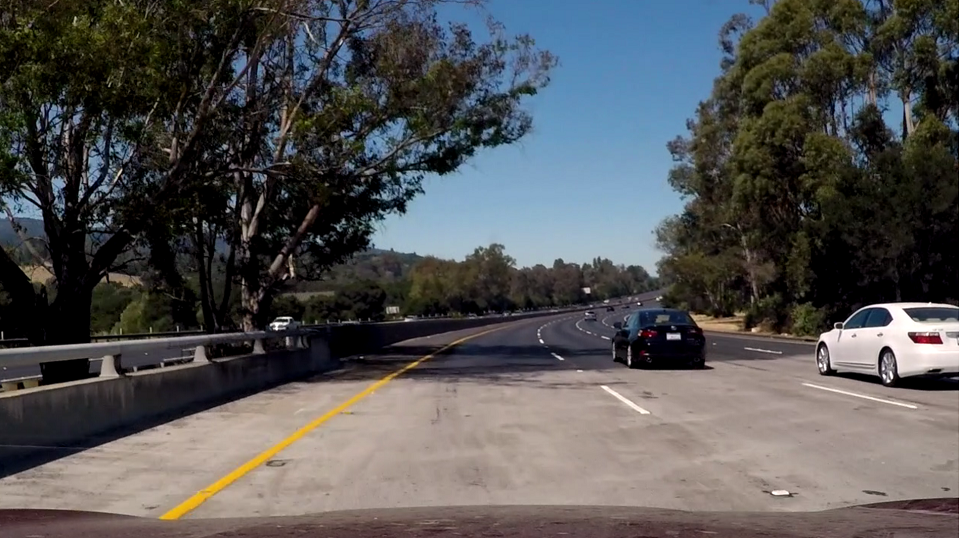
#> input picture TestingFiles/LaneTestImages/7.jpg, 960 x 538 px
$ jupyter execute LaneDetection.ipynb
#> lines starting #> are read from the running program, lines starting #| are printed output that depends on the picture; after the words box and inside, x2 and y2 are one past the last pixel; in counts of white or black regions, pixels touching at a corner belong together
[cell 1]
# Importing Python libraries
import  numpy as np
import cv2
import  matplotlib.pyplot as plt
import pandas as pd
from moviepy.editor import VideoFileClip

in this file we will understand entire process how our detector is working going in order as described by reference given

[cell 2]
# reading a sample image
img = plt.imread("../TestingFiles/LaneTestImages/7.jpg")
#> img is the input picture: shape (538, 960, 3); mean R, G, B 83.7, 83.5, 84.1
plt.imshow(img)
plt.xticks([])
plt.yticks([])
plt.show()

# RGB color selection
here we will convert image from RGB format to HLS(Hue Saturation Lightness) ,LAB,HSV,format, and lets view its different layers

[cell 3]
hsl_image = img

plt.subplot(2,2,1)
plt.imshow(hsl_image)
plt.xticks([])
plt.yticks([])
channels = ['R', 'G', 'B']
plt.title("RGB converted image")
for i in range(len(channels)):
    plt.subplot(2,2,i+2)
    plt.imshow(hsl_image[:,:,i])
    plt.xticks([])
    plt.yticks([])
    plt.title(f"{channels[i]} channel")
plt.show()

[cell 4]
hsl_image = cv2.cvtColor(img, cv2.COLOR_RGB2LAB)
#> hsl_image: shape (538, 960, 3); mean of channels 0, 1, 2 88, 129.1, 128

plt.subplot(2,2,1)
plt.imshow(hsl_image)
plt.xticks([])
plt.yticks([])
channels = ['L', 'A', 'B']
plt.title("LAB converted image")
for i in range(len(channels)):
    plt.subplot(2,2,i+2)
    plt.imshow(hsl_image[:,:,i])
    plt.xticks([])
    plt.yticks([])
    plt.title(f"{channels[i]} channel")
plt.show()
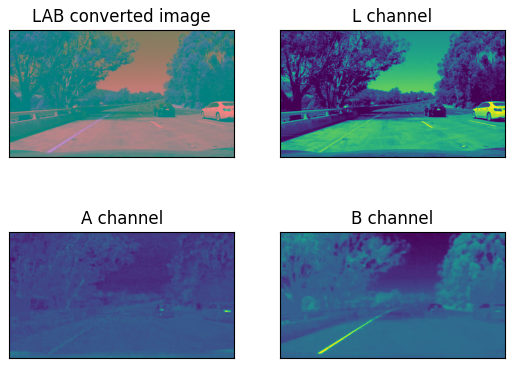
#> figure drawn by matplotlib, 4 panels

[cell 5]
hsl_image = cv2.cvtColor(img, cv2.COLOR_RGB2HSV)
#> hsl_image: shape (538, 960, 3); mean H, S, V 54.6, 78.7, 96.1

plt.subplot(2,2,1)
plt.imshow(hsl_image)
plt.xticks([])
plt.yticks([])
channels = ['H', 'S', 'V']
plt.title("HSV converted image")
for i in range(len(channels)):
    plt.subplot(2,2,i+2)
    plt.imshow(hsl_image[:,:,i])
    plt.xticks([])
    plt.yticks([])
    plt.title(f"{channels[i]} channel")
plt.show()
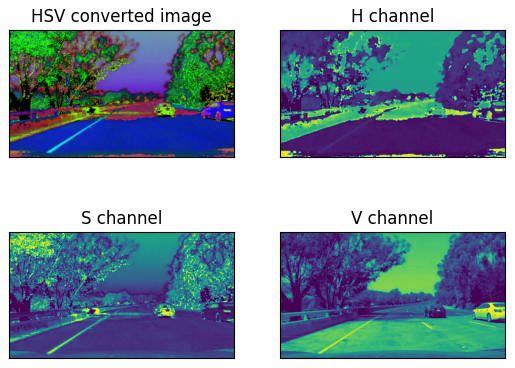
#> figure drawn by matplotlib, 4 panels

[cell 6]
hsl_image = cv2.cvtColor(img, cv2.COLOR_RGB2HLS)
#> hsl_image: shape (538, 960, 3); mean of channels 0, 1, 2 54.5, 84, 62.4

plt.subplot(2,2,1)
plt.imshow(hsl_image)
plt.xticks([])
plt.yticks([])
channels = ['H', 'L', 'S']
plt.title("HLS converted image")
for i in range(len(channels)):
    plt.subplot(2,2,i+2)
    plt.imshow(hsl_image[:,:,i])
    plt.xticks([])
    plt.yticks([])
    plt.title(f"{channels[i]} channel")
plt.show()
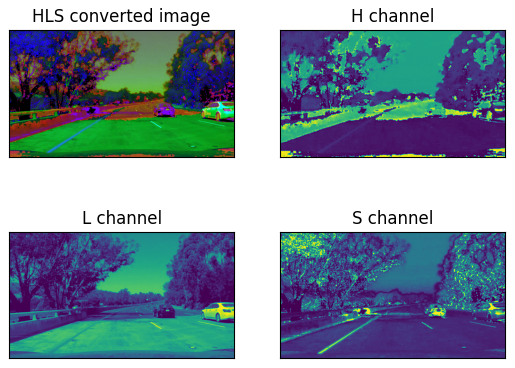
#> figure drawn by matplotlib, 4 panels

here we can see white lines are clearly highlighted in L channel i.e. 3rd image yellow lines in H channel 2nd image so we will use these to create mask for our image

threshold values are basically range for detecting that color, they are picked from google

[cell 7]
# White color mask
lower_threshold = np.uint8([0, 200, 0])
upper_threshold = np.uint8([255, 255, 255])
white_mask = cv2.inRange(hsl_image, lower_threshold, upper_threshold)
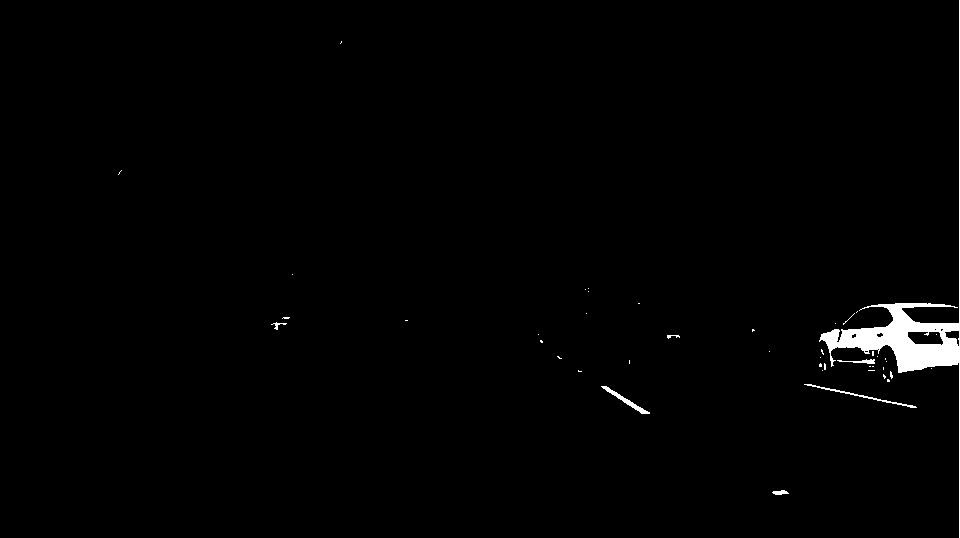
#> white_mask: shape (538, 960); 1.1% white; 45 white regions (38 under 20 px), largest, box (x1, y1, x2, y2) and area: (819, 0, 960, 538) 4974, (804, 384, 917, 408) 223, (601, 386, 650, 414) 223

# Yellow color mask
lower_threshold = np.uint8([10, 0, 100])
upper_threshold = np.uint8([40, 255, 255])
yellow_mask = cv2.inRange(hsl_image, lower_threshold, upper_threshold)
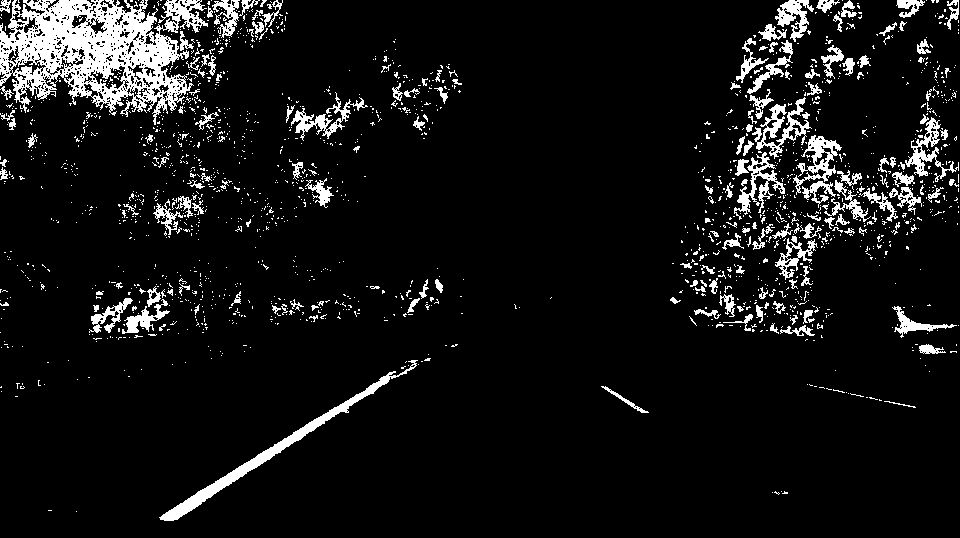
#> yellow_mask: shape (538, 960); 7.9% white; 1807 white regions (1633 under 20 px), largest, box (x1, y1, x2, y2) and area: (0, 0, 208, 125) 13134, (159, 360, 418, 521) 2543, (752, 97, 812, 159) 1080

#combining both the masks and applying it to original image
mask = cv2.bitwise_or(white_mask, yellow_mask)
#> mask: shape (538, 960); 8.9% white; 1802 white regions (1627 under 20 px), largest, box (x1, y1, x2, y2) and area: (0, 0, 208, 125) 13134, (819, 0, 960, 538) 6026, (159, 360, 418, 521) 2543
masked_image = cv2.bitwise_and(img, img, mask=mask)

#plotting
plt.figure(figsize=(10,5))
plt.subplot(1,3,1)
plt.imshow(white_mask, cmap='gray')
plt.title('white mask')
plt.xticks([])
plt.yticks([])
plt.subplot(1,3,2)
plt.imshow(yellow_mask, cmap='gray')
plt.title('yellow mask')
plt.xticks([])
plt.yticks([])
plt.subplot(1,3,3)
plt.imshow(masked_image)
plt.title('masked image')
plt.xticks([])
plt.yticks([])
plt.show()

# Edge detection
now we have obtained a mask, next we will convert image to grayscale, then apply gaussian blur this will help in detecting edges using canny edge detector

[cell 8]
#convert to grayscale
gray = cv2.cvtColor(masked_image, cv2.COLOR_RGB2GRAY)

#apply gaussian blur
kernel_size = 13 # more the kernel size more will be blur amount
smooth = cv2.GaussianBlur(gray, (kernel_size, kernel_size), 0)
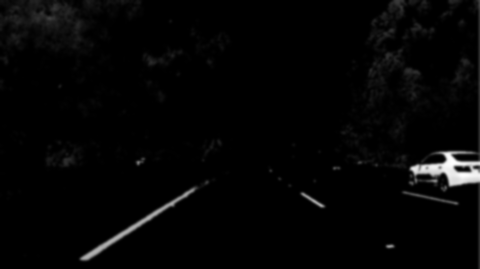
#> smooth: shape (538, 960) (shown at 1/2 size); min 0, max 254, mean 4.9

# plot images
plt.figure(figsize=(10,5))
plt.subplot(1,2,1)
plt.imshow(gray, cmap='gray')
plt.title('grayscale image')
plt.xticks([])
plt.yticks([])
plt.subplot(1,2,2)
plt.imshow(smooth, cmap='gray')
plt.title('smooth image')
plt.xticks([])
plt.yticks([])
plt.show()

now we will apply canny edge detector to these images

[cell 9]
low_threshold = 50
high_threshold = 150
edges = cv2.Canny(smooth, low_threshold, high_threshold)
#> edges: shape (538, 960); 0.5% white in thin lines or dots, all inside (x1, y1, x2, y2) = (160, 0, 960, 521)
plt.imshow(edges, cmap='gray')
plt.title('detected Edges')
plt.xticks([])
plt.yticks([])
plt.show()

# Region Selection
as we can see lanes are clearly detected but along with lanes some other stuffs like boards are also detected and to avoid them we will make a mask of trapezium shape to select only lanes which will be present inside it

[cell 10]
mask = np.zeros_like(edges)
# Defining a 3 channel or 1 channel color to fill the mask with depending on the input image
if len(edges.shape) > 2:
    channel_count = edges.shape[2]
    ignore_mask_color = (255,) * channel_count
else:
    ignore_mask_color = 255

[cell 11]
# making a rhombus for masking
rows, cols = edges.shape[:2]
bottom_left = [cols * 0.1, rows * 0.95]
top_left = [cols * 0.4, rows * 0.6]
bottom_right = [cols * 0.9, rows * 0.95]
top_right = [cols * 0.6, rows * 0.6]

[cell 12]
# making an array of points and making a mask using it
vertices = np.array([[bottom_left, top_left, top_right, bottom_right]], dtype=np.int32)
cv2.fillPoly(mask, vertices, ignore_mask_color)
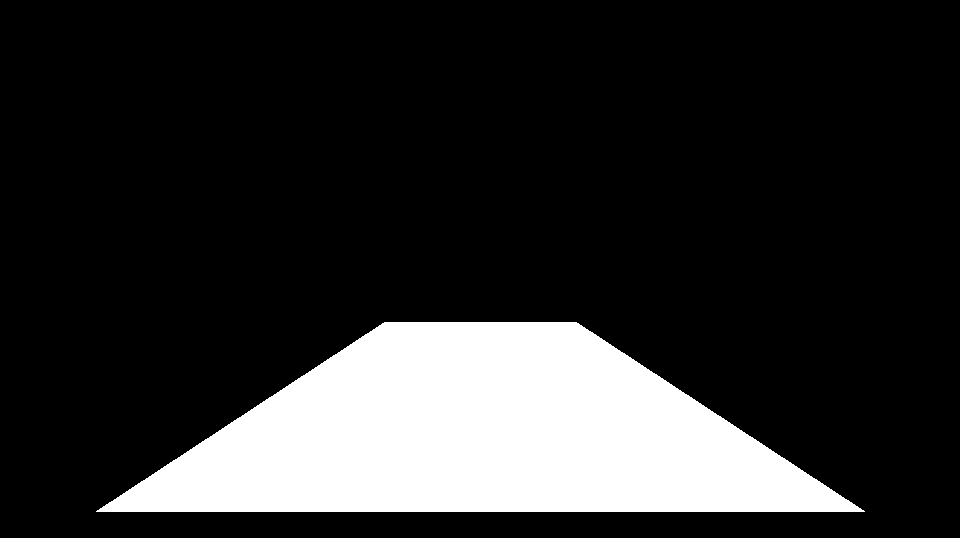
#> mask: shape (538, 960); 17.7% white; 1 white region, box (x1, y1, x2, y2) and area: (96, 322, 865, 512) 91489

#plotting mask
plt.imshow(mask, cmap='gray')
plt.title('generated  mask')
plt.xticks([])
plt.yticks([])
plt.show()

[cell 13]
#applying generated mask on image
masked_image = cv2.bitwise_and(edges, mask)
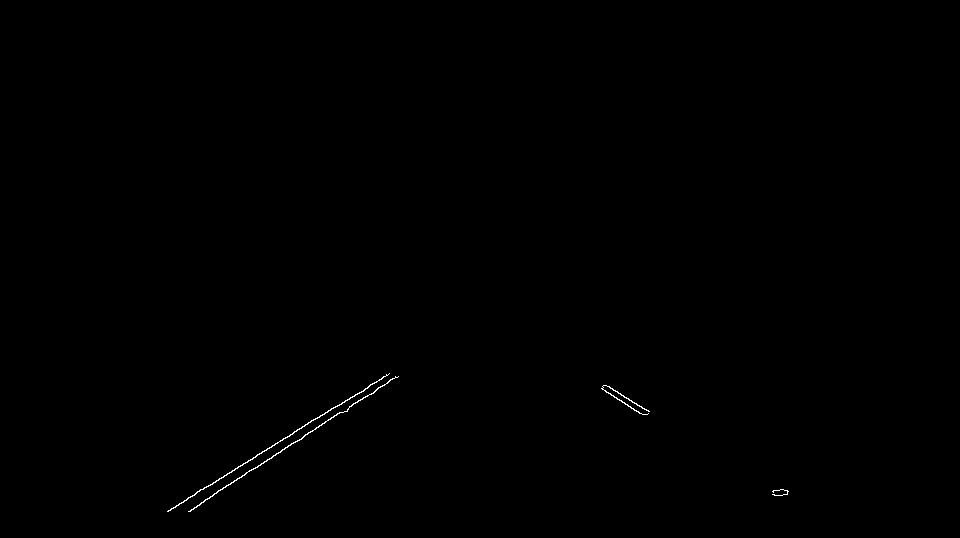
#> masked_image: shape (538, 960); 0.17% white in thin lines or dots, all inside (x1, y1, x2, y2) = (167, 373, 789, 512)

#plotting
plt.imshow(masked_image, cmap='gray')
plt.title('masked edges')
plt.xticks([])
plt.yticks([])
plt.show()

# Hough Transformation
as now, we have obtained the lanes it's time to generate line from it for this we will use hough transformation

[cell 14]
# used builtin houghLines function to get lines
lines = cv2.HoughLinesP(masked_image, rho=1, theta=np.pi / 180, threshold=20,
                            minLineLength=20, maxLineGap=300)
#> lines = [[167, 511, 386, 374], [188, 511, 395, 376], [168, 511, 389, 373], [602, 389, 642, 414], [189, 511, 396, 377], [604, 385, 788, 491], [601, 388, 772, 494]]

# visualize the points obtained for line, each line is shown by pair of 2 points
# pd.DataFrame(lines.reshape(13,4),columns=['x1', 'y1', 'x2', 'y2'])

now we have got all possible lines, next task in to identify them as left lane and right lane

[cell 15]
left_lines = []  # (slope, intercept)
left_weights = []  # (length,)
right_lines = []  # (slope, intercept)
right_weights = []  # (length,)

for line in lines:
    for x1, y1, x2, y2 in line:
        # if line is vertical then ignore it as its slope will produce n/0
        if x1 == x2:
            continue

        slope = (y2 - y1) / (x2 - x1)
        intercept = y1 - (slope * x1)
        length = np.sqrt(((y2 - y1) ** 2) + ((x2 - x1) ** 2))

        #if slope is negative then append line to left lines else in right lines
        if slope < 0:
            left_lines.append((slope, intercept))
            left_weights.append(length)
        else:
            right_lines.append((slope, intercept))
            right_weights.append(length)
#> this loop made 7 passes
#> after the loop, left_lines = [(-0.626, 615.5), (-0.652, 633.6), (-0.624, 615.9), (-0.647, 633.3)]; left_weights = [258.3, 247.1, 260.5, 246.6]; right_lines = [(0.625, 12.75), (0.576, 37.04), (0.62, 15.45)]; right_weights = [47.17, 212.3, 201.2]

[cell 16]
print("Left lines")
pd.DataFrame(left_lines, columns=["slope", 'intercept'])
#> Out = table of 4 rows and 2 columns

[cell 17]
print("Right lines")
pd.DataFrame(right_lines, columns=["slope", 'intercept'])
#> Out = table of 3 rows and 2 columns

now we have left and right lines seperated we can make a weighted average of them to finalize our lanes

[cell 18]
left_lane = np.dot(left_weights, left_lines) / np.sum(left_weights) if len(left_weights) > 0 else None
#> left_lane = [-0.637, 624.4]
right_lane = np.dot(right_weights, right_lines) / np.sum(right_weights) if len(right_weights) > 0 else None
#> right_lane = [0.6, 25.13]

now we have both left and right lanes, its time to draw them

[cell 19]
# generating points to plot image, in frame of image

#left lane
y1 = img.shape[0]
y2 = y1 * 0.6
slope, intercept = left_lane
#> slope = -0.637; intercept = 624.4
x1 = int((y1 - intercept) / slope)
#> x1 = 135
x2 = int((y2 - intercept) / slope)
#> x2 = 473
y1 = int(y1)
y2 = int(y2)
left_line = ((x1,y1), (x2,y2))
#> left_line = ((135, 538), (473, 322))

#right lane
y1 = img.shape[0]
y2 = y1 * 0.6
slope, intercept = right_lane
#> slope = 0.6; intercept = 25.13
x1 = int((y1 - intercept) / slope)
#> x1 = 854
x2 = int((y2 - intercept) / slope)
#> x2 = 495
y1 = int(y1)
y2 = int(y2)
right_line = ((x1,y1), (x2,y2))
#> right_line = ((854, 538), (495, 322))

[cell 20]
left_line
#> Out = ((135, 538), (473, 322))

[cell 21]
right_line
#> Out = ((854, 538), (495, 322))

now we have points of detected lanes its time to plot them on image

[cell 22]
lines = (left_line,right_line)
#> lines = (((135, 538), (473, 322)), ((854, 538), (495, 322)))
line_image = np.zeros_like(img)
for line in lines:
    if line is not None:
        cv2.line(line_image, *line, [255,0,0], 12)
#> this loop made 2 passes
#> line on passes 1 to 2: ((135, 538), (473, 322)), ((854, 538), (495, 322))
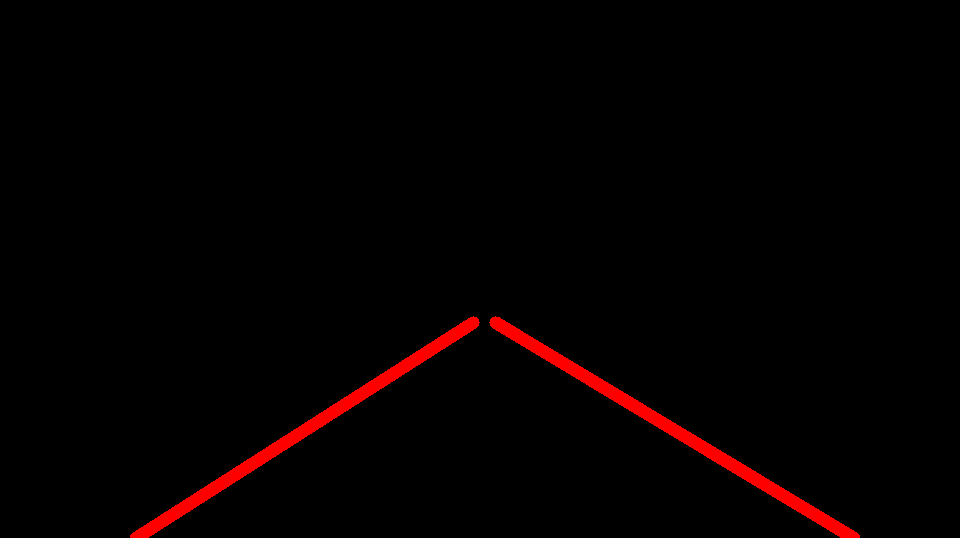
#> line_image: shape (538, 960, 3); mean of channels 0, 1, 2 5.2, 0, 0; drawn as R, G, B
result = cv2.addWeighted(img, 1.0, line_image, 1.0, 0.0)

#plotting
plt.imshow(result)
plt.title('final lanes')
plt.xticks([])
plt.yticks([])
plt.show()

$ run again, with TestingFiles/LaneTestImages/1.jpg copied over TestingFiles/LaneTestImages/7.jpg
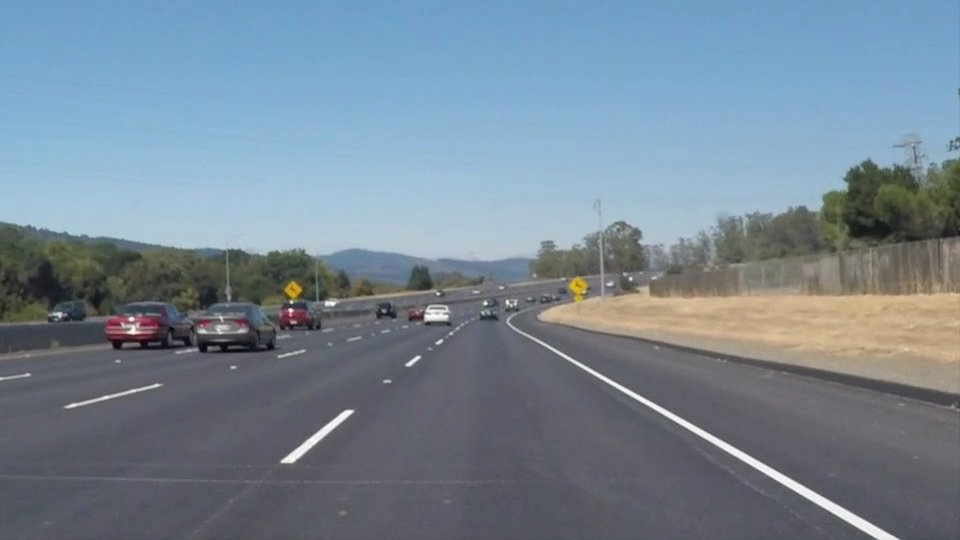
#> input picture TestingFiles/LaneTestImages/1.jpg, 960 x 540 px
#> img is the input picture: shape (540, 960, 3); mean R, G, B 118.5, 134.5, 148.1
#> `white_mask = cv2.inRange(hsl_image, lower_threshold, upper_threshold)`:
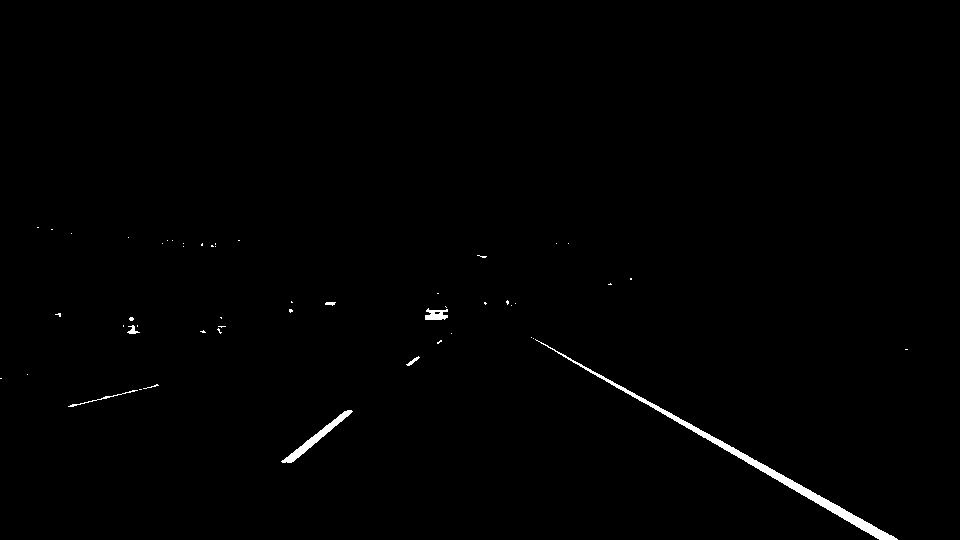
#> white_mask: shape (540, 960); 0.67% white; 51 white regions (43 under 20 px), largest, box (x1, y1, x2, y2) and area: (535, 339, 898, 540) 2283, (281, 410, 353, 463) 571, (425, 308, 448, 320) 187
#> yellow_mask: shape (540, 960); 0.53% white; 58 white regions (44 under 20 px), largest, box (x1, y1, x2, y2) and area: (744, 328, 834, 344) 530, (834, 296, 917, 314) 497, (284, 281, 304, 299) 263
#> edges: shape (540, 960); 0.57% white in thin lines or dots, all inside (x1, y1, x2, y2) = (55, 278, 959, 540)
#> `lines = cv2.HoughLinesP(masked_image, rho=1, theta=np.pi / 180, thresh..`: lines = [[539, 339, 852, 513], [533, 340, 833, 513], [635, 398, 835, 513], [282, 459, 414, 356], [293, 461, 418, 356], [532, 340, 629, 396], [586, 366, 851, 513], [536, 337, 580, 361]]
#> the loop `for line in lines:` made 8 passes
#> after the loop `for line in lines:`: left_lines = [(-0.78, 679), (-0.84, 707.1)]; left_weights = [167.4, 163.2]; right_lines = [(0.556, 39.36), (0.577, 32.64), (0.575, 32.88), (0.577, 32.87), (0.555, 40.94), (0.545, 44.64)]; right_weights = [358.1, 346.3, 230.7, 112, 303, 50.12]
#> `pd.DataFrame(left_lines, columns=["slope", 'intercept'])`: Out = table of 2 rows and 2 columns
#> `pd.DataFrame(right_lines, columns=["slope", 'intercept'])`: Out = table of 6 rows and 2 columns
#> left_lane = [-0.81, 692.9]
#> right_lane = [0.565, 36.64]
#> `slope, intercept = left_lane`: slope = -0.81; intercept = 692.9
#> `x1 = int((y1 - intercept) / slope)`: x1 = 188
#> `x2 = int((y2 - intercept) / slope)`: x2 = 455
#> left_line = ((188, 540), (455, 324))
#> `slope, intercept = right_lane`: slope = 0.565; intercept = 36.64
#> `x1 = int((y1 - intercept) / slope)`: x1 = 890
#> `x2 = int((y2 - intercept) / slope)`: x2 = 508
#> right_line = ((890, 540), (508, 324))
#> `left_line`: Out = ((188, 540), (455, 324))
#> `right_line`: Out = ((890, 540), (508, 324))
#> `lines = (left_line,right_line)`: lines = (((188, 540), (455, 324)), ((890, 540), (508, 324)))
#> the loop `for line in lines:` made 2 passes
#> line on passes 1 to 2: ((188, 540), (455, 324)), ((890, 540), (508, 324))
#> after the loop `for line in lines:`:
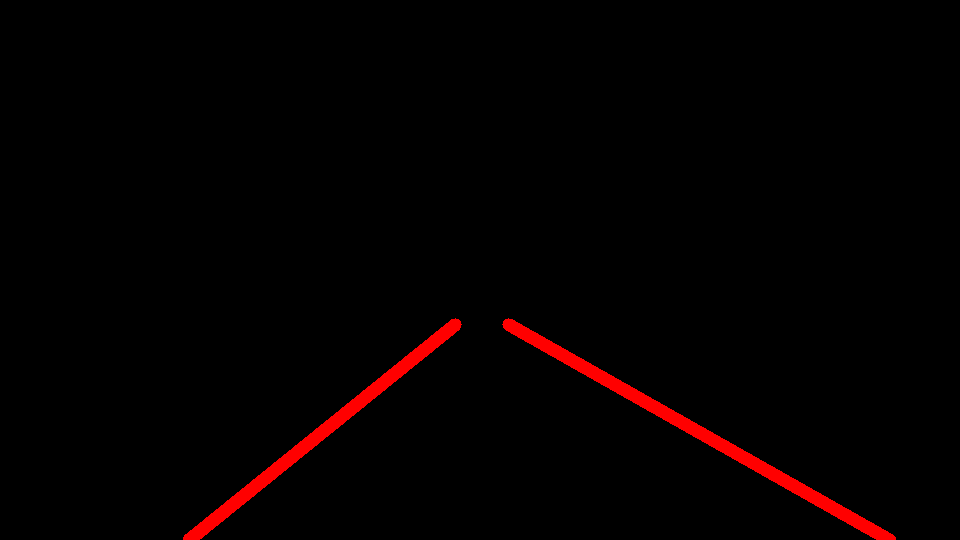
#> line_image: shape (540, 960, 3); mean of channels 0, 1, 2 5.1, 0, 0; drawn as R, G, B
